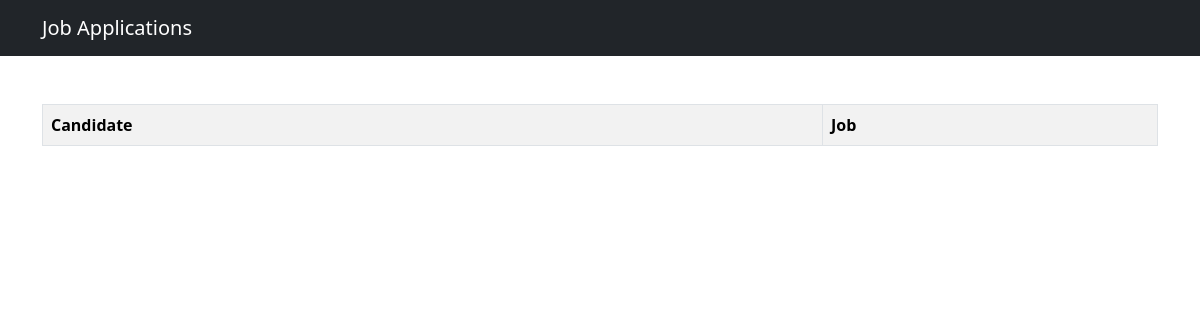
/applications/ (signed in), run on an earlier commit of the app's database.
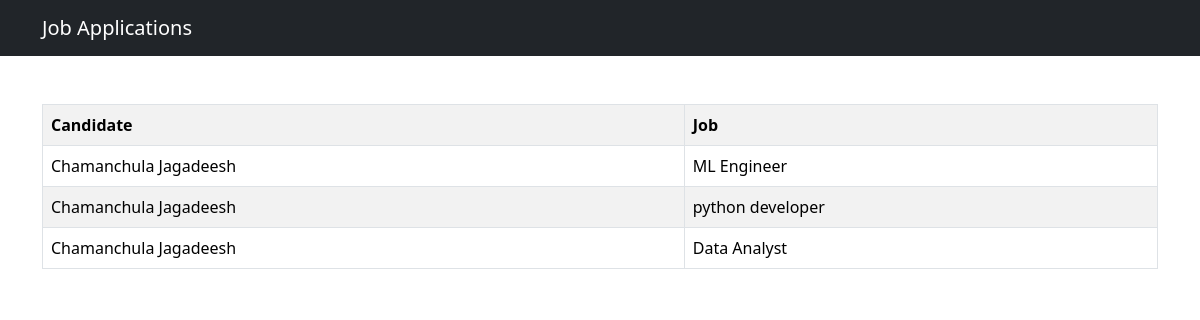
And on a later commit of the database.
### accounts/models.py (models this page shows, shortened)
class Application(models.Model):
    STATUS_CHOICES = [
        ('Applied', 'Applied'),
        ('Shortlisted', 'Shortlisted'),
        ('Interview Scheduled', 'Interview Scheduled'),
        ('Rejected', 'Rejected')
    ]
    candidate_name = models.CharField(
        max_length=100
    )
    job_title = models.CharField(
        max_length=100
    )
    status = models.CharField(
        max_length=50,
        choices=STATUS_CHOICES,
        default='Applied'
    )
    applied_at = models.DateTimeField(
        auto_now_add=True
    )

### accounts/views.py (the view)
def view_applications(request):
    if 'hr_id' not in request.session:
         return redirect('/hr-login/')
    applications = Application.objects.all()
    return render(
        request,
        'applications.html',
        {
            'applications': applications
        }
    )

### templates/applications.html (shortened to what this page needs)
<!DOCTYPE html>
<html>
<head>
    <link href="https://cdn.jsdelivr.net/npm/bootstrap@5.3.3/dist/css/bootstrap.min.css" rel="stylesheet">
</head>
<body>
<nav class="navbar navbar-dark bg-dark">
    <div class="container">
        <span class="navbar-brand">
            Job Applications
        </span>
    </div>
</nav>
<div class="container mt-5">
    <table class="table table-bordered table-striped">
        <tr>
            <th>Candidate</th>
            <th>Job</th>
        </tr>
        {% for app in applications %}
        <tr>
            <td>{{ app.candidate_name }}</td>
            <td>{{ app.job_title }}</td>
        </tr>
        {% endfor %}
    </table>
</div>
</body>
</html>

What changed in the data, as far as the page shows it:
added Application: candidate_name "Chamanchula Jagadeesh", job_title "ML Engineer"
added Application: candidate_name "Chamanchula Jagadeesh", job_title "python developer"
added Application: candidate_name "Chamanchula Jagadeesh", job_title "Data Analyst"
